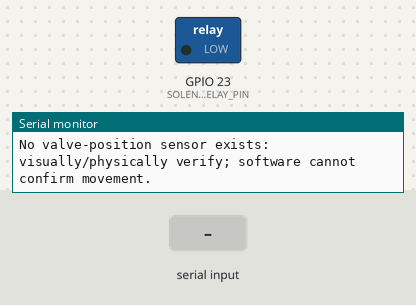
This sketch was run on a simulated ESP32. Shown: switched loads named in the sketch (green lamp = pin HIGH), the last lines printed to the serial monitor. Inputs (shaded band) come from the test bench.

Above: at 1.4 s.
1.5 s: "o" received over Serial
At 2.6 s:
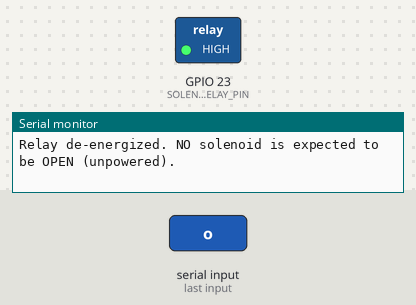
3.0 s: "c" received over Serial
At 3.8 s:
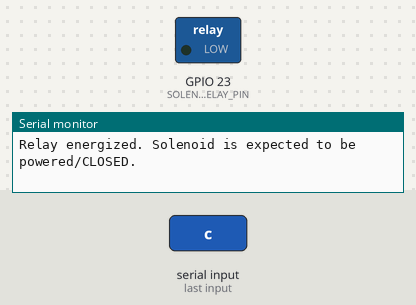
4.5 s: "O" received over Serial
At 4.9 s:
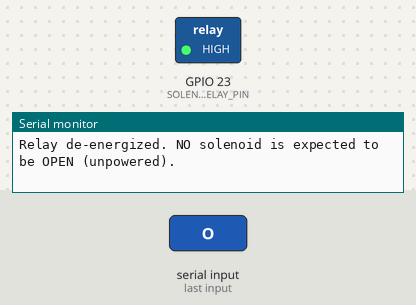
6.0 s: "C" received over Serial
At 7.2 s:
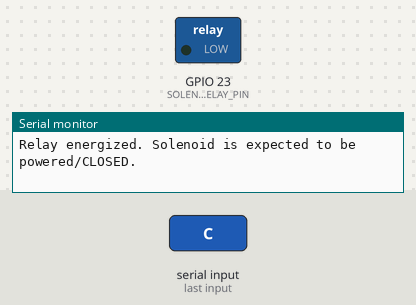
Timing chart, 0 to 8.5 s (numbered marks = the images above; inputs shaded):
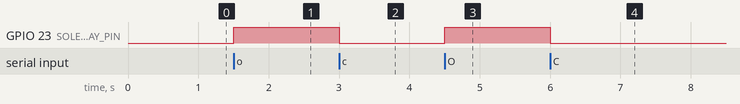

The sketch:

relay_verification.ino
```cpp
#include <Arduino.h>

// Upload this sketch by itself with the water line isolated and pressure removed.
// It does not auto-cycle the relay: the operator must type one explicit command.
const uint8_t SOLENOID_RELAY_PIN = 23;
const bool RELAY_ACTIVE_LOW = true;
void relayEnergized(bool energized) {
  const bool pinHigh = RELAY_ACTIVE_LOW ? !energized : energized;
  digitalWrite(SOLENOID_RELAY_PIN, pinHigh ? HIGH : LOW);
}
void printPrompt() {
  Serial.println();
  Serial.println("Relay test: type 'o' = de-energize relay / NO solenoid should OPEN;");
  Serial.println("            type 'c' = energize relay / NO solenoid should CLOSE;");
  Serial.println("            type '?' = show instructions.");
  Serial.println("No valve-position sensor exists: visually/physically verify; software cannot confirm movement.");
}
void setup() {
  Serial.begin(115200);
  pinMode(SOLENOID_RELAY_PIN, OUTPUT);
  // Start with relay energized so an NO solenoid is commanded closed during the test.
  relayEnergized(true);
  delay(250);
  Serial.println("AquaGuard NO-valve relay verification (GPIO23, active-low relay input).");
  Serial.println("Isolate water/pressure. Confirm relay NO contact switches the solenoid supply.");
  Serial.println("Initial command: relay energized; valve expected CLOSED.");
  printPrompt();
}
void loop() {
  if (!Serial.available()) return;
  const char command = static_cast<char>(Serial.read());
  if (command == 'o' || command == 'O') {
    relayEnergized(false);
    Serial.println("Relay de-energized. NO solenoid is expected to be OPEN (unpowered).");
  } else if (command == 'c' || command == 'C') {
    relayEnergized(true);
    Serial.println("Relay energized. Solenoid is expected to be powered/CLOSED.");
  } else if (command == '?') printPrompt();
}
```

Measured:
- after the input at 1.5 s, GPIO 23 (SOLENOID_RELAY_PIN): LOW → HIGH at once
- after the input at 3.0 s, GPIO 23 (SOLENOID_RELAY_PIN): HIGH → LOW at once
- after the input at 4.5 s, GPIO 23 (SOLENOID_RELAY_PIN): LOW → HIGH at once
- after the input at 6.0 s, GPIO 23 (SOLENOID_RELAY_PIN): HIGH → LOW at once
